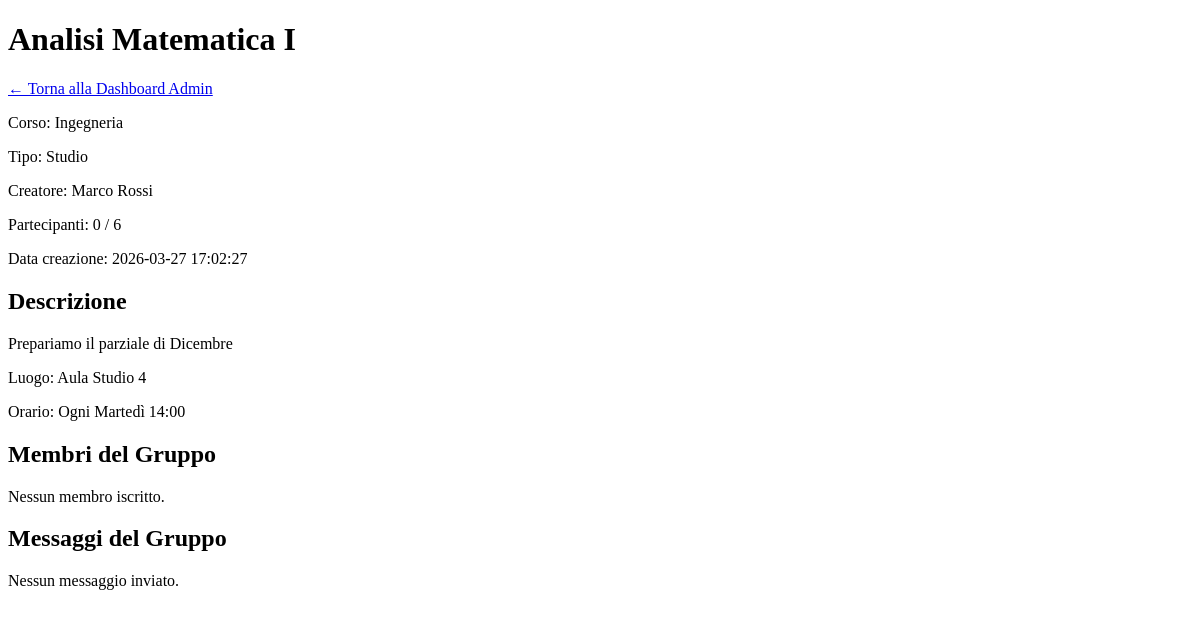
The app's page /public/group-details-admin.php?id=1 (signed in) with its own data.
### tables this page shows
CREATE TABLE gruppi (
  id_gruppo INT AUTO_INCREMENT PRIMARY KEY,
  titolo VARCHAR(150) NOT NULL,
  corso VARCHAR(100) NOT NULL,
  descrizione TEXT,
  tipo ENUM('Studio', 'Elaborato') NOT NULL,
  luogo_incontro VARCHAR(255),
  orario_incontro VARCHAR(100),
  membri_max INT DEFAULT 6,
  id_creatore INT NOT NULL,
  stato ENUM('attivo', 'eliminato') DEFAULT 'attivo',
  data_creazione TIMESTAMP DEFAULT CURRENT_TIMESTAMP,
  FOREIGN KEY (id_creatore) REFERENCES utenti(id_utente) ON DELETE CASCADE
);

### public/group-details-admin.php (called while the page is built, shortened)
<?php
require_once __DIR__ . '/../app/bootstrap.php';
$groupId = isset($_GET['id']) ? (int)$_GET['id'] : 0;
$groupDetails = $dbh->getGroupDetails($groupId);
$groupMembers = $dbh->getGroupMembers($groupId);
$groupMessages = $dbh->getMessagesForAdmin($groupId);
$templateParams = [
    'group' => $groupDetails,
    'members' => $groupMembers,
    'messages' => $groupMessages
];
require __DIR__ . '/../template/group-details-admin-template.php';

### db/database.php (called while the page is built, shortened)
<?php
class DatabaseHelper {
    private $db;
    public function __construct(string $host, string $user, string $pass, string $name, int $port = 3306){
        $this->db = new mysqli($host, $user, $pass, $name, $port);
    }
    public function getMessagesForAdmin(int $idGruppo): array {
        $stmt = $this->db->prepare("SELECT m.data_invio, u.nome, u.cognome, m.corpo_messaggio
            FROM messaggi m JOIN utenti u ON m.id_utente = u.id_utente WHERE m.id_gruppo = ? ORDER BY m.data_invio ASC");
        $stmt->bind_param("i", $idGruppo);
        $stmt->execute();
        $res = $stmt->get_result();
        $messages = $res ? $res->fetch_all(MYSQLI_ASSOC) : [];
        return $messages;
    }
    public function getGroupDetails(int $idGruppo) {
        $stmt = $this->db->prepare("SELECT id_gruppo, titolo, corso, descrizione, tipo, luogo_incontro, orario_incontro, data_creazione, membri_max,
                    CONCAT(u.nome, ' ', u.cognome) AS creatore
                    FROM gruppi g
                    LEFT JOIN utenti u ON g.id_creatore = u.id_utente
                    WHERE id_gruppo = ?");
        $stmt->bind_param("i", $idGruppo);
        $stmt->execute();
        $groupDetails = $stmt->get_result();
        return $groupDetails->fetch_assoc() ?? [];
    }
    public function getGroupMembers($idGruppo) {
        $stmt = $this->db->prepare("SELECT  u.id_utente, u.nome, u.cognome, u.email, i.ruolo, i.data_adesione
                                    FROM utenti u
                                    JOIN iscrizioni i ON u.id_utente = i.id_utente
                                    WHERE i.id_gruppo = ?
                                    AND i.stato = 'confermato'
                                    ORDER BY i.data_adesione DESC");
        $stmt->bind_param("i", $idGruppo);
        $stmt->execute();
        $result = $stmt->get_result();
        return $result->fetch_all(MYSQLI_ASSOC);
    }
}
?>

### app/bootstrap.php (called while the page is built, shortened)
<?php
require_once __DIR__ . '/../db/database.php';
$dbh = new DatabaseHelper(DB_HOST, DB_USER, DB_PASS, DB_NAME, DB_PORT);
?>

### template/group-details-admin-template.php (the view, shortened to what this page needs)
<!DOCTYPE html>
<html lang="it">
<head>
    <link rel="stylesheet" href="../css/header.css">
</head>
<body>
<main>
    <header>
        <h1><?php echo $templateParams['group']['titolo']; ?></h1>
        <p><a href="admin.php">&larr; Torna alla Dashboard Admin</a></p>
        <p>Corso: <?php echo $templateParams['group']['corso']; ?></p>
        <p>Tipo: <?php echo $templateParams['group']['tipo']; ?></p>
        <p>Creatore: <?php echo isset($templateParams['group']['creatore']) ? $templateParams['group']['creatore'] : 'N/A'; ?></p>
        <p>Partecipanti: <?php echo count($templateParams['members']); ?> / <?php echo $templateParams['group']['membri_max']; ?></p>
        <p>Data creazione: <?php echo isset($templateParams['group']['data_creazione']) ? $templateParams['group']['data_creazione'] : 'N/A'; ?></p>
    </header>
    <section>
        <h2>Descrizione</h2>
        <p><?php echo isset($templateParams['group']['descrizione']) ? $templateParams['group']['descrizione'] : 'Nessuna descrizione'; ?></p>
        <p>Luogo: <?php echo isset($templateParams['group']['luogo_incontro']) ? $templateParams['group']['luogo_incontro'] : 'N/A'; ?></p>
        <p>Orario: <?php echo isset($templateParams['group']['orario_incontro']) ? $templateParams['group']['orario_incontro'] : 'N/A'; ?></p>
    </section>
    <section>
        <h2>Membri del Gruppo</h2>
        <?php if (!empty($templateParams['members'])): ?>
            <ul>
                <?php foreach ($templateParams['members'] as $m): ?>
                    <li><?php echo $m['nome'] . ' ' . $m['cognome']; ?> (<?php echo $m['email']; ?>) - Ruolo: <?php echo $m['ruolo']; ?></li>
                <?php endforeach; ?>
            </ul>
        <?php else: ?>
            <p>Nessun membro iscritto.</p>
        <?php endif; ?>
    </section>
    <section>
        <h2>Messaggi del Gruppo</h2>
        <?php if (!empty($templateParams['messages'])): ?>
            <ul>
                <?php foreach ($templateParams['messages'] as $msg): ?>
                    <li><strong><?php echo $msg['nome'] . ' ' . $msg['cognome']; ?>:</strong> <?php echo $msg['corpo_messaggio']; ?> (<?php echo $msg['data_invio']; ?>)</li>
                <?php endforeach; ?>
            </ul>
        <?php else: ?>
            <p>Nessun messaggio inviato.</p>
        <?php endif; ?>
    </section>
</main>
</body>
</html>

### records on screen
gruppi: titolo "Analisi Matematica I", corso "Ingegneria", tipo "Studio", membri_max "6", data_creazione "2026-03-27 17:02:27", descrizione "Prepariamo il parziale di Dicembre", luogo_incontro "Aula Studio 4", orario_incontro "Ogni Martedì 14:00"

### other values on screen
$templateParams['group']['creatore'] "Marco Rossi"
count($templateParams['members']) "0"
